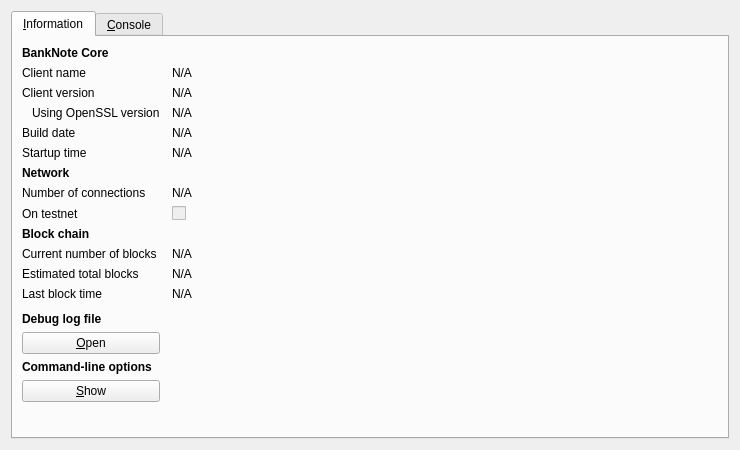
<?xml version="1.0" encoding="UTF-8"?>
<ui version="4.0">
 <class>RPCConsole</class>
 <widget class="QDialog" name="RPCConsole">
  <property name="geometry">
   <rect>
    <x>0</x>
    <y>0</y>
    <width>740</width>
    <height>450</height>
   </rect>
  </property>
  <property name="windowTitle">
   <string>BankNote - Debug window</string>
  </property>
  <layout class="QVBoxLayout" name="verticalLayout_2">
   <item>
    <widget class="QTabWidget" name="tabWidget">
     <property name="currentIndex">
      <number>0</number>
     </property>
     <widget class="QWidget" name="tab_info">
      <attribute name="title">
       <string>&amp;Information</string>
      </attribute>
      <layout class="QGridLayout" name="gridLayout" columnstretch="0,1">
       <property name="horizontalSpacing">
        <number>12</number>
       </property>
       <item row="0" column="0">
        <widget class="QLabel" name="label_9">
         <property name="font">
          <font>
           <weight>75</weight>
           <bold>true</bold>
          </font>
         </property>
         <property name="text">
          <string>BankNote Core</string>
         </property>
        </widget>
       </item>
       <item row="1" column="0">
        <widget class="QLabel" name="label_5">
         <property name="text">
          <string>Client name</string>
         </property>
        </widget>
       </item>
       <item row="1" column="1">
        <widget class="QLabel" name="clientName">
         <property name="cursor">
          <cursorShape>IBeamCursor</cursorShape>
         </property>
         <property name="text">
          <string>N/A</string>
         </property>
         <property name="textFormat">
          <enum>Qt::PlainText</enum>
         </property>
         <property name="textInteractionFlags">
          <set>Qt::LinksAccessibleByMouse|Qt::TextSelectableByKeyboard|Qt::TextSelectableByMouse</set>
         </property>
        </widget>
       </item>
       <item row="2" column="0">
        <widget class="QLabel" name="label_6">
         <property name="text">
          <string>Client version</string>
         </property>
        </widget>
       </item>
       <item row="2" column="1">
        <widget class="QLabel" name="clientVersion">
         <property name="cursor">
          <cursorShape>IBeamCursor</cursorShape>
         </property>
         <property name="text">
          <string>N/A</string>
         </property>
         <property name="textFormat">
          <enum>Qt::PlainText</enum>
         </property>
         <property name="textInteractionFlags">
          <set>Qt::LinksAccessibleByMouse|Qt::TextSelectableByKeyboard|Qt::TextSelectableByMouse</set>
         </property>
        </widget>
       </item>
       <item row="3" column="0">
        <widget class="QLabel" name="label_14">
         <property name="text">
          <string>Using OpenSSL version</string>
         </property>
         <property name="indent">
          <number>10</number>
         </property>
        </widget>
       </item>
       <item row="3" column="1">
        <widget class="QLabel" name="openSSLVersion">
         <property name="cursor">
          <cursorShape>IBeamCursor</cursorShape>
         </property>
         <property name="text">
          <string>N/A</string>
         </property>
         <property name="textFormat">
          <enum>Qt::PlainText</enum>
         </property>
         <property name="textInteractionFlags">
          <set>Qt::LinksAccessibleByMouse|Qt::TextSelectableByKeyboard|Qt::TextSelectableByMouse</set>
         </property>
        </widget>
       </item>
       <item row="4" column="0">
        <widget class="QLabel" name="label_12">
         <property name="text">
          <string>Build date</string>
         </property>
        </widget>
       </item>
       <item row="4" column="1">
        <widget class="QLabel" name="buildDate">
         <property name="cursor">
          <cursorShape>IBeamCursor</cursorShape>
         </property>
         <property name="text">
          <string>N/A</string>
         </property>
         <property name="textFormat">
          <enum>Qt::PlainText</enum>
         </property>
         <property name="textInteractionFlags">
          <set>Qt::LinksAccessibleByMouse|Qt::TextSelectableByKeyboard|Qt::TextSelectableByMouse</set>
         </property>
        </widget>
       </item>
       <item row="5" column="0">
        <widget class="QLabel" name="label_13">
         <property name="text">
          <string>Startup time</string>
         </property>
        </widget>
       </item>
       <item row="5" column="1">
        <widget class="QLabel" name="startupTime">
         <property name="cursor">
          <cursorShape>IBeamCursor</cursorShape>
         </property>
         <property name="text">
          <string>N/A</string>
         </property>
         <property name="textFormat">
          <enum>Qt::PlainText</enum>
         </property>
         <property name="textInteractionFlags">
          <set>Qt::LinksAccessibleByMouse|Qt::TextSelectableByKeyboard|Qt::TextSelectableByMouse</set>
         </property>
        </widget>
       </item>
       <item row="6" column="0">
        <widget class="QLabel" name="label_11">
         <property name="font">
          <font>
           <weight>75</weight>
           <bold>true</bold>
          </font>
         </property>
         <property name="text">
          <string>Network</string>
         </property>
        </widget>
       </item>
       <item row="7" column="0">
        <widget class="QLabel" name="label_7">
         <property name="text">
          <string>Number of connections</string>
         </property>
        </widget>
       </item>
       <item row="7" column="1">
        <widget class="QLabel" name="numberOfConnections">
         <property name="cursor">
          <cursorShape>IBeamCursor</cursorShape>
         </property>
         <property name="text">
          <string>N/A</string>
         </property>
         <property name="textFormat">
          <enum>Qt::PlainText</enum>
         </property>
         <property name="textInteractionFlags">
          <set>Qt::LinksAccessibleByMouse|Qt::TextSelectableByKeyboard|Qt::TextSelectableByMouse</set>
         </property>
        </widget>
       </item>
       <item row="8" column="0">
        <widget class="QLabel" name="label_8">
         <property name="text">
          <string>On testnet</string>
         </property>
        </widget>
       </item>
       <item row="8" column="1">
        <widget class="QCheckBox" name="isTestNet">
         <property name="enabled">
          <bool>false</bool>
         </property>
         <property name="text">
          <string/>
         </property>
        </widget>
       </item>
       <item row="9" column="0">
        <widget class="QLabel" name="label_10">
         <property name="font">
          <font>
           <weight>75</weight>
           <bold>true</bold>
          </font>
         </property>
         <property name="text">
          <string>Block chain</string>
         </property>
        </widget>
       </item>
       <item row="10" column="0">
        <widget class="QLabel" name="label_3">
         <property name="text">
          <string>Current number of blocks</string>
         </property>
        </widget>
       </item>
       <item row="10" column="1">
        <widget class="QLabel" name="numberOfBlocks">
         <property name="cursor">
          <cursorShape>IBeamCursor</cursorShape>
         </property>
         <property name="text">
          <string>N/A</string>
         </property>
         <property name="textFormat">
          <enum>Qt::PlainText</enum>
         </property>
         <property name="textInteractionFlags">
          <set>Qt::LinksAccessibleByMouse|Qt::TextSelectableByKeyboard|Qt::TextSelectableByMouse</set>
         </property>
        </widget>
       </item>
       <item row="11" column="0">
        <widget class="QLabel" name="label_4">
         <property name="text">
          <string>Estimated total blocks</string>
         </property>
        </widget>
       </item>
       <item row="11" column="1">
        <widget class="QLabel" name="totalBlocks">
         <property name="cursor">
          <cursorShape>IBeamCursor</cursorShape>
         </property>
         <property name="text">
          <string>N/A</string>
         </property>
         <property name="textFormat">
          <enum>Qt::PlainText</enum>
         </property>
         <property name="textInteractionFlags">
          <set>Qt::LinksAccessibleByMouse|Qt::TextSelectableByKeyboard|Qt::TextSelectableByMouse</set>
         </property>
        </widget>
       </item>
       <item row="12" column="0">
        <widget class="QLabel" name="label_2">
         <property name="text">
          <string>Last block time</string>
         </property>
        </widget>
       </item>
       <item row="12" column="1">
        <widget class="QLabel" name="lastBlockTime">
         <property name="cursor">
          <cursorShape>IBeamCursor</cursorShape>
         </property>
         <property name="text">
          <string>N/A</string>
         </property>
         <property name="textFormat">
          <enum>Qt::PlainText</enum>
         </property>
         <property name="textInteractionFlags">
          <set>Qt::LinksAccessibleByMouse|Qt::TextSelectableByKeyboard|Qt::TextSelectableByMouse</set>
         </property>
        </widget>
       </item>
       <item row="13" column="0">
        <spacer name="verticalSpacer_2">
         <property name="orientation">
          <enum>Qt::Vertical</enum>
         </property>
         <property name="sizeHint" stdset="0">
          <size>
           <width>20</width>
           <height>20</height>
          </size>
         </property>
        </spacer>
       </item>
       <item row="14" column="0">
        <widget class="QLabel" name="labelDebugLogfile">
         <property name="font">
          <font>
           <weight>75</weight>
           <bold>true</bold>
          </font>
         </property>
         <property name="text">
          <string>Debug log file</string>
         </property>
        </widget>
       </item>
       <item row="15" column="0">
        <widget class="QPushButton" name="openDebugLogfileButton">
         <property name="toolTip">
          <string>Open the BankNote debug log file from the current data directory. This can take a few seconds for large log files.</string>
         </property>
         <property name="text">
          <string>&amp;Open</string>
         </property>
         <property name="autoDefault">
          <bool>false</bool>
         </property>
        </widget>
       </item>
       <item row="16" column="0">
        <widget class="QLabel" name="labelCLOptions">
         <property name="font">
          <font>
           <weight>75</weight>
           <bold>true</bold>
          </font>
         </property>
         <property name="text">
          <string>Command-line options</string>
         </property>
        </widget>
       </item>
       <item row="17" column="0">
        <widget class="QPushButton" name="showCLOptionsButton">
         <property name="toolTip">
          <string>Show the BankNote-Qt help message to get a list with possible BankNote command-line options.</string>
         </property>
         <property name="text">
          <string>&amp;Show</string>
         </property>
         <property name="autoDefault">
          <bool>false</bool>
         </property>
        </widget>
       </item>
       <item row="18" column="0">
        <spacer name="verticalSpacer">
         <property name="orientation">
          <enum>Qt::Vertical</enum>
         </property>
         <property name="sizeHint" stdset="0">
          <size>
           <width>20</width>
           <height>40</height>
          </size>
         </property>
        </spacer>
       </item>
      </layout>
     </widget>
     <widget class="QWidget" name="tab_console">
      <attribute name="title">
       <string>&amp;Console</string>
      </attribute>
      <layout class="QVBoxLayout" name="verticalLayout_3">
       <property name="spacing">
        <number>3</number>
       </property>
       <item>
        <widget class="QTextEdit" name="messagesWidget">
         <property name="minimumSize">
          <size>
           <width>0</width>
           <height>100</height>
          </size>
         </property>
         <property name="readOnly">
          <bool>true</bool>
         </property>
         <property name="tabKeyNavigation" stdset="0">
          <bool>false</bool>
         </property>
         <property name="columnCount" stdset="0">
          <number>2</number>
         </property>
        </widget>
       </item>
       <item>
        <layout class="QHBoxLayout" name="horizontalLayout">
         <property name="spacing">
          <number>3</number>
         </property>
         <item>
          <widget class="QLabel" name="label">
           <property name="text">
            <string notr="true">&gt;</string>
           </property>
          </widget>
         </item>
         <item>
          <widget class="QLineEdit" name="lineEdit"/>
         </item>
         <item>
          <widget class="QPushButton" name="clearButton">
           <property name="maximumSize">
            <size>
             <width>24</width>
             <height>24</height>
            </size>
           </property>
           <property name="toolTip">
            <string>Clear console</string>
           </property>
           <property name="text">
            <string/>
           </property>
           <property name="icon">
            <iconset resource="../bitcoin.qrc">
             <normaloff>:/icons/remove</normaloff>:/icons/remove</iconset>
           </property>
           <property name="shortcut">
            <string notr="true">Ctrl+L</string>
           </property>
           <property name="autoDefault">
            <bool>false</bool>
           </property>
          </widget>
         </item>
        </layout>
       </item>
      </layout>
     </widget>
    </widget>
   </item>
  </layout>
 </widget>
 <resources>
  <include location="../bitcoin.qrc"/>
 </resources>
 <connections/>
</ui>
